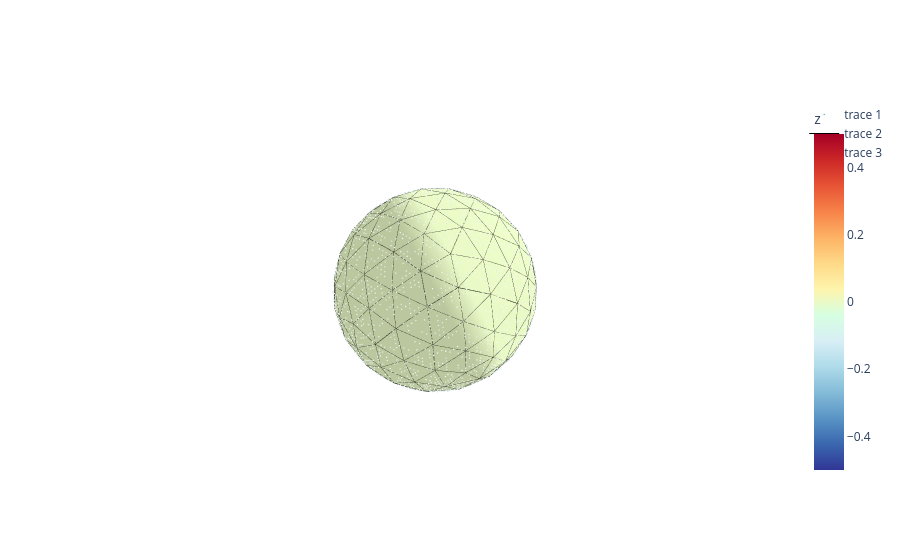

Source (notebook cell):
### Code cell
mysample = 5
veclon, veclat = highlight(mysample)
dbdat.setValue("sizes", mysample, 12)
dbdat.setValue("colors", mysample, 1)
point = gop.PointDb(dbdat, nameSize="sizes", nameColor="colors", fromLongLat=True)
blank = gop.SurfaceOnMesh(
    mesh,
    opacity=1,
)
meshing = gop.Meshing(mesh)
scatter = gop.ScatterOnSphere(veclon, veclat, mode="markers", m_color="black", m_size=2)

fig = go.Figure(data=[blank, point, meshing, scatter])
fig.update_scenes(xaxis_visible=False, yaxis_visible=False, zaxis_visible=False)
f = fig.show()

dbdat.setValue("sizes", mysample, 1)
dbdat.setValue("colors", mysample, 1)

### Figure 1 — Plotly figure (JSON) as saved in the notebook; plotly's stock layout.template omitted (floating-point values rounded to 4 significant figures; data arrays with more than 128 entries replaced by an {"elided": "..."} marker saying what was removed)
{"data": [{"color": "white", "colorbar": {"title": {"text": "z"}}, "colorscale": [[0, "#313695"], [0.07692, "#3a67af"], [0.1538, "#5994c5"], [0.2308, "#84bbd8"], [0.3077, "#afdbea"], [0.3846, "#d8eff5"], [0.4615, "#d6ffe1"], [0.5385, "#fef4ac"], [0.6154, "#fed987"], [0.6923, "#fdb264"], [0.7692, "#f78249"], [0.8462, "#e75435"], [0.9231, "#cc2727"], [1, "#a50026"]], "i": {"elided": "320 int values"}, "intensity": {"elided": "162 float values"}, "j": {"elided": "320 int values"}, "k": {"elided": "320 int values"}, "name": "y", "opacity": 1, "type": "mesh3d", "x": {"elided": "162 float values"}, "y": {"elided": "162 float values"}, "z": {"elided": "162 float values"}}, {"marker": {"color": {"elided": "4000 float values"}, "colorscale": [[0, "#440154"], [0.1111, "#482878"], [0.2222, "#3e4989"], [0.3333, "#31688e"], [0.4444, "#26828e"], [0.5556, "#1f9e89"], [0.6667, "#35b779"], [0.7778, "#6ece58"], [0.8889, "#b5de2b"], [1, "#fde725"]], "opacity": 1, "size": {"elided": "4000 float values"}}, "mode": "markers", "type": "scatter3d", "x": {"elided": "4000 float values"}, "y": {"elided": "4000 float values"}, "z": {"elided": "4000 float values"}}, {"line": {"color": "black", "width": 1}, "mode": "lines", "type": "scatter3d", "x": {"elided": "1280 float values"}, "y": {"elided": "1280 float values"}, "z": {"elided": "1280 float values"}}, {"line": {"color": "black", "width": 1}, "marker": {"color": "black", "line": {"color": "black", "width": 2}, "size": 2, "symbol": "circle"}, "mode": "markers", "type": "scatter3d", "x": [-2475.0, -913.6, -706.8], "y": [-1690.0, -981.3, -2715.0], "z": [-5622.0, -6228.0, -5720.0]}], "layout": {"scene": {"xaxis": {"visible": false}, "yaxis": {"visible": false}, "zaxis": {"visible": false}}}}
